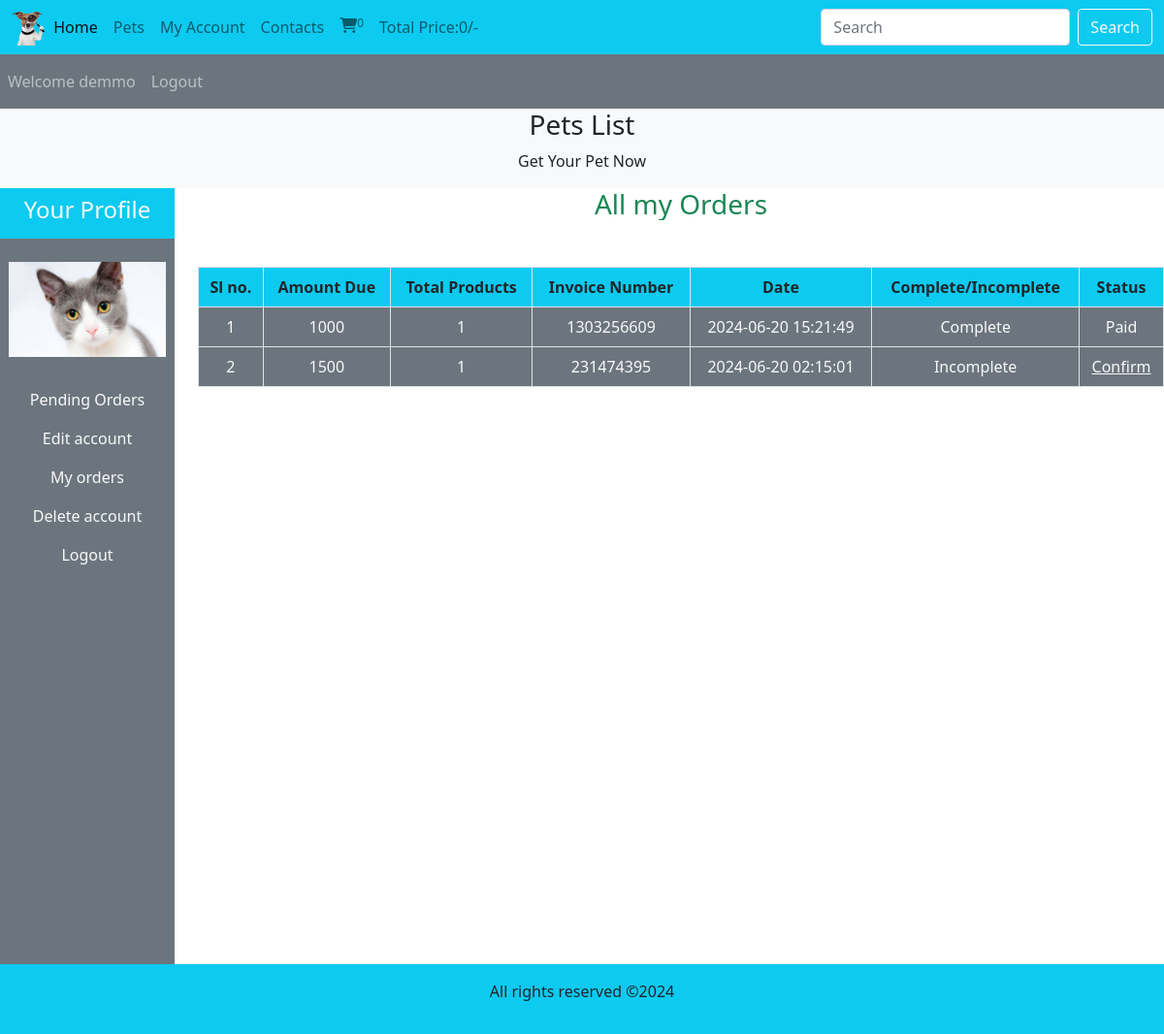
Screenshot of /profile_area/profile.php?my_orders (signed in) with the database file from the repository.
### tables this page shows
CREATE TABLE `user_table` (
  `user_id` int(11) NOT NULL,
  `username` varchar(100) NOT NULL,
  `user_email` varchar(100) NOT NULL,
  `user_password` varchar(255) NOT NULL,
  `user_image` varchar(255) NOT NULL,
  `user_ip` varchar(100) NOT NULL,
  `user_address` varchar(255) NOT NULL,
  `user_mobile` varchar(20) NOT NULL
);

CREATE TABLE `user_orders` (
  `order_id` int(11) NOT NULL,
  `user_id` int(11) NOT NULL,
  `amount_due` int(255) NOT NULL,
  `invoice_number` int(255) NOT NULL,
  `total_pets` int(255) NOT NULL,
  `order_date` timestamp NOT NULL DEFAULT current_timestamp() ON UPDATE current_timestamp(),
  `order_status` varchar(255) NOT NULL
);

### users_area/user_orders.php (the view, shortened to what this page needs)
<!DOCTYPE html>
<html lang="en">
<head>
</head>
<body>
<?php
$username=$_SESSION['username'];
$get_user="Select * from `user_table` where username='$username'";
$result=mysqli_query($con,$get_user);
$row_fetch=mysqli_fetch_assoc($result);
$user_id=$row_fetch['user_id'];
$int = (int)$user_id;
?>
    <h3 class="text-success">All my Orders</h3>
    <table class="table table-bordered mt-5">
        <thead class="bg-info">
<tr>
    <th>Sl no.</th>
    <th>Amount Due</th>
    <th>Total Products</th>
    <th>Invoice Number</th>
    <th>Date</th>
    <th>Complete/Incomplete</th>
    <th>Status</th>
</tr>
</thead>
<tbody class="bg-secondary text-light">
<?php
$get_order_details="select * from `user_orders` where user_id=$int";
$result_orders=mysqli_query($con,$get_order_details);
while($row_orders=mysqli_fetch_assoc($result_orders)){
    $number=$row_orders['order_id'];
    $order_id=$row_orders['order_id'];
    $amount_due=$row_orders['amount_due'];
    $total_products=$row_orders['total_pets'];
    $invoice_number=$row_orders['invoice_number'];
    $order_status=$row_orders['order_status'];
if($order_status=='pending'){
    $order_status='Incomplete';
 } else{
        $order_status='Complete';
    }
    $order_date=$row_orders['order_date'];
    echo" <tr>
    <td>$number</td>
    <td>$amount_due</td>
    <td>$total_products</td>
    <td>$invoice_number</td>
    <td>$order_date</td>
    <td>$order_status</td>";
    ?>
<?php
if($order_status=='Complete'){
    echo "<td>Paid</td>";
}else{
   echo" <td><a href='../users_area/confirm_payment.php?order_id=$order_id' class='text-light'>Confirm</a>
   </td>
</tr>";
}
}
?>
</tbody>
    </table>
</body>
</html>

### profile_area/profile.php (shortened to what this page needs)
<?php
include('../includes/connect.php');
include('../functions/common_function.php');
?>
<!DOCTYPE html>
<html lang="en">
<head>
    <link href="https://cdn.jsdelivr.net/npm/bootstrap@5.0.2/dist/css/bootstrap.min.css" rel="stylesheet">
    <link rel="stylesheet" href="https://cdnjs.cloudflare.com/ajax/libs/font-awesome/6.5.2/css/all.min.css" />
<link rel="stylesheet" href="style.css">
</head>
<body>
  <div class="container-fluid p-0">
    <nav class="navbar navbar-expand-lg navbar-light bg-info">
  <div class="container-fluid">
    <img src="./images/real.png" alt="" class="logo">
    <div class="collapse navbar-collapse" id="navbarSupportedContent">
      <ul class="navbar-nav me-auto mb-2 mb-lg-0">
        <li class="nav-item">
          <a class="nav-link active" aria-current="page" href="../index.php">Home</a>
        </li>
        <li class="nav-item">
          <a class="nav-link" href="../display_all.php">Pets</a>
        </li>
        <li class="nav-item">
          <a class="nav-link" href="profile.php">My Account</a>
        </li>
        <li class="nav-item">
          <a class="nav-link" href="#">Contacts</a>
        </li>
        <li class="nav-item">
          <a class="nav-link" href="../cart.php"><i class="fa fa-shopping-cart" aria-hidden="true"></i><sup><?php cart_item();?></sup></a>
        </li>
        <li class="nav-item">
          <a class="nav-link" href="#">Total Price:<?php total_cart_price(); ?>/-</a>
        </li>
      </ul>
      <form class="d-flex" action="../search_pet.php" method="get">
        <input class="form-control me-2" type="search" placeholder="Search" aria-label="Search" name="search_data">
       <input type="submit" value="Search" class="btn btn-outline-light" name="search_data_pet">
      </form>
    </div>
  </div>
</nav>
<nav class="navbar navbar-expand-lg navbar-dark bg-secondary">
<ul class="navbar-nav me-auto">
      <?php
     if(!isset($_SESSION['username'])){
      echo"<li class='nav-item'>
      <a class='nav-link' href='#'>welcome Guest</a>
    </li>";
    }else{
      echo"<li class='nav-item'>
      <a class='nav-link' href=''>Welcome ".$_SESSION['username']."</a>
    </li>";
  }
       if(!isset($_SESSION['username'])){
        echo" <li class='nav-item'>
        <a class='nav-link' href='./users_area/user_login.php'>Login</a>
      </li>";
      }else{
        echo"<li class='nav-item'>
        <a class='nav-link' href='../users_area/logout.php'>Logout</a>
      </li>";
    }
?>
</ul>
</nav>
<div class="bg-light">
    <h3 class="text-center">Pets List</h3>
    <p class="text-center">Get Your Pet Now</p>
</div>
 <div class="row">
  <div class="col-md-2">
<ul class="navbar-nav bg-secondary text-center" style="height:100vh">
<li class="nav-item bg-info">
          <a class="nav-link text-light" href="#"><h4>Your Profile</h4></a>
        </li>
      <?php
     $username=$_SESSION['username'];
      $user_image="Select * from `user_table` where username='$username'";
      $user_image=mysqli_query($con,$user_image);
      $row_image=mysqli_fetch_array($user_image);
      $user_image=$row_image['user_image'];
      echo" <li class='nav-item bg-secondary'>
      <img src='../users_area/user_images/$user_image' class='profile_img my-4' alt=''>
      </li>";
      ?>
      <li class="nav-item ">
          <a class="nav-link text-light" href="profile.php">Pending Orders</a>
        </li>
        <li class="nav-item">
          <a class="nav-link text-light" href="profile.php?edit_account">Edit account</a>
        </li>
        <li class="nav-item">
          <a class="nav-link text-light" href="profile.php?my_orders">My orders</a>
        </li>
        <li class="nav-item">
          <a class="nav-link text-light" href="profile.php?delete_account">Delete account</a>
        </li>
        <li class="nav-item">
          <a class="nav-link text-light" href="../users_area/logout.php">Logout</a>
        </li>
</ul>
</div>
  <div class="col-md-10 text-center">
<?php get_user_order_details();
if(isset($_GET['my_orders'])){
  include('../users_area/user_orders.php');
 }
?>
  </div>
 </div>
<?php
include("../includes/footer.php")
?>
</div>
</body>
</html>

### style.css (style rules this page uses)
* { margin:0; padding:0; box-sizing:border-box; overflow-x:hidden; }
.logo { width:3%; height:3%; }

### profile_area/profile.php (style rules this page uses)
body { overflow-x:hidden; }
.profile_img { width:90%; margin:auto; display:block; object-fit:contain; }

### rows the page displays
user_table: user_image (picture)
user_orders: order_id "1", amount_due "1000", total_pets "1", invoice_number "1303256609", order_date "2024-06-20 15:21:49", order_status "Complete", shows "Paid"
user_orders: order_id "2", amount_due "1500", total_pets "1", invoice_number "231474395", order_date "2024-06-20 02:15:01", order_status "Incomplete"

### other values shown
$count_cart_items "0"
$total_price "0"
$_SESSION['username'] "demmo"
